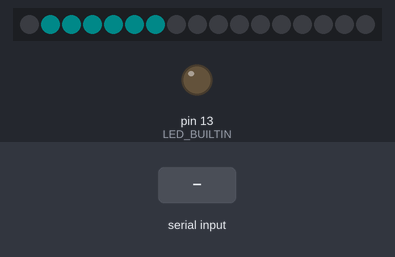
Simulated run of this sketch. Board: Arduino Uno, built with avr-gcc and run on an emulated ATmega328P. On the bench: 17 RGB LEDs in strip order, left to right, output pins drawn as LEDs (lit = HIGH). The test bench sets the inputs (shaded band). Dim RGB values are drawn brighter than linear.

Above: at 1.2 s.
1.3 s: "<1>" received over Serial
At 4.2 s:
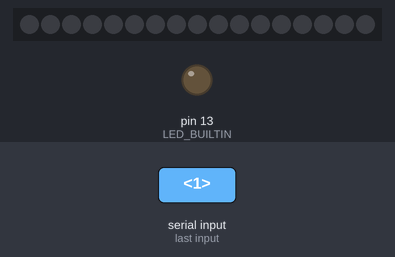
4.3 s: "<2>" received over Serial
At 7.2 s:
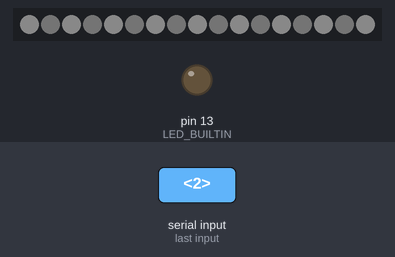
7.3 s: "<3>" received over Serial
At 10.2 s:
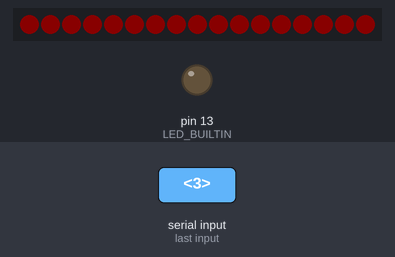
10.3 s: "<5>" received over Serial
At 13.2 s:
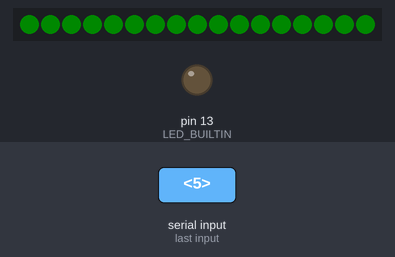
13.3 s: "<90,45,200>" received over Serial
14.8 s: "<0>" received over Serial
At 15.9 s:
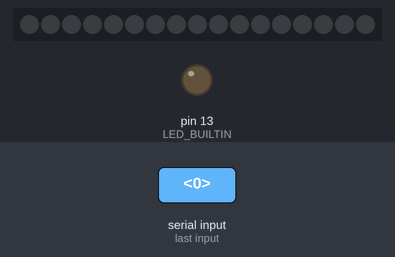
Timing chart, 0 to 17.3 s (numbered marks = the images above; inputs shaded):
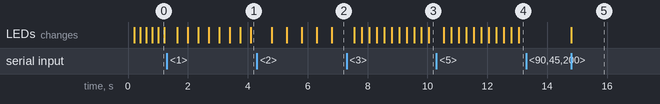

Measured:
- after the input at 1.3 s, the LEDs: first change after 0.35 s (image 1 shows a later state)
- after the input at 4.3 s, the LEDs: change after 0.50 s (image 2)
- after the input at 7.3 s, the LEDs: change after 0.25 s (image 3)
- after the input at 10.3 s, the LEDs: change after 0.25 s (image 4)
- after the input at 13.3 s, every drawn part: stays the same
- after the input at 14.8 s, the LEDs: change at once (image 5)

The sketch:

arduinoRpmFlagsBar.ino
```cpp
// Serial Message Passing based on code from Example 5 here: https://forum.arduino.cc/index.php?topic=396450

// Message Formats
// <0> - INACTIVE                   - Turn off LEDs
// <1> - DISPLAY_PIT_LIMTIER        - Toggle Cyan LEDs off and on at PIT_LIMITER_MS
// <2> - DISPLAY_CHECKERED_FLAG     - Toggle White/Gray LEDs off and on at CHECKERED_FLAG_MS
// <3> - DISPLAY_RED_FLAG           - Toggle RED LEDs off and on at RED_FLAG_MS
// <4> - DISPLAY_YELLOW_FLAG        - Toggle Yellow LEDs off and on at YELLOW_FLAG_MS
// <5> - DISPLAY_GREEN_FLAG         - Toggle Green LEDs off and on at GREEN_FLAG_MS
// <6> - DISPLAY_BLUE_FLAG          - Toggle Blue LEDs off and on at BLUE_FLAG_MS
// <7> - DISPLAY_WHITE_FLAG         - Toggle White LEDs off and on at WHITE_FLAG_MS
// <8,rpmBarPercent> - DISPLAY_RPM  - Display a bar of LEDS from left to right, in GREEN, YELLOW, RED, with rpmBarPercent being the percentage of the width of the bar to be displayed. Range interger from 0 to 100. 0% doesn't correspond to 0 rpm, but rather the minium rpm for a LED to be turned on.

// Neopixel Library
#include <Adafruit_NeoPixel.h>

// Neopixel Settings
#define NEO_PIN 3           // The pwn signal pin the neopixels are connected to
#define LED_COUNT 17        // The number of LEDs in the strip
#define LED_BRIGHTNESS 10  // 0 to 255

// Create instance of Adafruit_NeoPixel class
Adafruit_NeoPixel leds = Adafruit_NeoPixel(LED_COUNT, NEO_PIN, NEO_GRB + NEO_KHZ800);

// Set LED Timing Parameters
const unsigned int PIT_LIMITER_MS = 350;      // The time for one half cycle of the pit limiter. Full cycle = On, Off.
const unsigned int CHECKERED_FLAG_MS = 500;   // The time for one half cycle of flashing white/gray LEDs. Full cycle = On, Off.
const unsigned int RED_FLAG_MS = 250;         // The time for one half cycle of flashing red LEDs. Full cycle = On, Off.
const unsigned int YELLOW_FLAG_MS = 250;      // The time for one half cycle of flashing yellow LEDs. Full cycle = On, Off.
const unsigned int GREEN_FLAG_MS = 250;       // The time for one half cycle of flashing green LEDs. Full cycle = On, Off.
const unsigned int BLUE_FLAG_MS = 250;       // The time for one half cycle of flashing blue LEDs. Full cycle = On, Off.
const unsigned int WHITE_FLAG_MS = 250;       // The time for one half cycle of flashing white LEDs. Full cycle = On, Off.

// Set message variables
const byte numChars = 64;
char receivedChars[numChars];
char tempChars[numChars];       // Use while parsing array
bool firstDataReceived = false; // True once any data has been received
int integerFromPC = 0;          // Holds the message format number
int rpmPer = 0;                 // RPM Percentage
unsigned int commaCount = 0;
char delimCharS = ',';         // Must be single quotes, not double, this isn't python.
const char* delimCharD = ",";

// True for a complete message
boolean newData = false;

// Loading bar timers
unsigned long nextUpdate = 0;               // Time of the next update to the loading bar
unsigned long loadingUpdateDuration = 200;  // ms, time between updating the loading bar
unsigned int currLoadingPos = 0;            // Position of the last on pixel for the loading bar

// Flag Timer Variables
unsigned long flagCycleEnd = 0; // End of the current cycle (either On cycle or off cycle)
int timedFlagId = 0;  // ID of the flag action
unsigned int currentFlagMS = 0; // The cycle timer difference for the current flag
boolean currentFlagState = false; // Whether the cycle is on or off

// Flag Colours
uint32_t loadingBarColor = leds.Color(0, 255, 255);
uint32_t currColor = leds.Color(0, 0, 0);
uint32_t magentaColor = leds.Color(255, 0, 255);
uint32_t redColor = leds.Color(255, 0, 0);
uint32_t greenColor = leds.Color(0, 255, 0);
uint32_t yellowColor = leds.Color(255, 255, 0);
uint32_t blueColor = leds.Color(0, 0, 255);
uint32_t whiteColor = leds.Color(255, 255, 255);
uint32_t orangeColor = leds.Color(255, 127, 0);
uint32_t checkeredColor1 = leds.Color(255, 255, 255);
uint32_t checkeredColor2 = leds.Color(40, 40, 40);
uint32_t rpmColors[LED_COUNT];
uint32_t rpmColor1 = greenColor;
uint32_t rpmColor2 = orangeColor;
uint32_t rpmColor3 = redColor;


void setup() {
  // Begin serial communication
  Serial.begin(250000);

  // Start the LED Strip
  leds.begin();
  leds.setBrightness(LED_BRIGHTNESS);
  clearLEDs();    // Set all LEDs off to begin with
  leds.show();

  // Setup pin 13
  pinMode(LED_BUILTIN, OUTPUT);

  // Generate RPM Colors
  generateRpmColors();
}

void loop() {
  // Try and receive serial data and handle input
  recvDataWithMarkers();
  // Parse a fully received message
  if (newData == true) {
    strcpy(tempChars, receivedChars); // Copy to avoid losing parsed message
    // Parse the data
    parseData();
    // Reset message flag
    newData = false;
  }

  // Display loading bar if waiting for first data from serial connection
  if (!firstDataReceived) {
    displayLoadingBar();
  }

  // Check current flag states
  checkFlagState(timedFlagId);
}


void recvDataWithMarkers() {
  static boolean recvInProgress = false;
  static byte ndx = 0;  // Current in char index
  char startMarker = '<';
  char endMarker = '>';
  char rc;              // Received char

  while (Serial.available() > 0 && newData == false) {
    // Try and read data
    rc = Serial.read();

    // Start new message if receiving not already in progress
    if (recvInProgress == true) {
      if (rc != endMarker) {
        // Do not have the end of the message
        receivedChars[ndx] = rc;
        ndx++;
        // Write over last character if we overfill out message buffer
        if (ndx >= numChars) {
          ndx = numChars - 1;
        }
      } else {
        // Received end of message
        receivedChars[ndx] = '\0'; // Terminate the string
        recvInProgress = false;
        ndx = 0;
        newData = true;           // Received a complete message
        firstDataReceived = true;
      }
    } else if (rc == startMarker) {
      // Received start of message
      recvInProgress = true;
    }
  }
}


void parseData() {
  // Find the number of commas in the array
  commaCount = 0;
  for(unsigned int i=0; i < numChars; i++) {
    if (tempChars[i] == delimCharS) {
      commaCount++;
    }
  }
  // Split the received string by commas
  if (commaCount > 0) {
    char * strtokIndx;                           // used by strtok() as an index
    strtokIndx = strtok(tempChars, delimCharD);  // Gets the first part of the string
    integerFromPC = atoi(strtokIndx);            // Save the message format id
    // Save the second argument
    strtokIndx = strtok(NULL, delimCharD);       // Continues where previous call left off
    if (integerFromPC == 8) {
      rpmPer = atoi(strtokIndx);
      displayRpm(rpmPer);
    }
  } else {
    // Single command integer
    integerFromPC = atoi(tempChars);
    handleFlags(integerFromPC);
  }

}

void handleFlags(int flagInt) {
  switch(flagInt) {
    case 0: {
      //Serial.println("INACTIVE");
      // Turn off LEDs
      digitalWrite(LED_BUILTIN, LOW);
      clearLEDs();
      break;
    }
    case 1: {
      startNewFlag(flagInt, PIT_LIMITER_MS);
      //Serial.println("PIT_LIMITER");
      currColor = magentaColor;
      break;
    }
    case 2: {
      //Serial.println("CHECKERED_FLAG");
      startNewFlag(flagInt, CHECKERED_FLAG_MS);
      break;
    }
    case 3: {
      //Serial.println("RED_FLAG");
      startNewFlag(flagInt, RED_FLAG_MS);
      currColor = redColor;
      break;
    }
    case 4: {
      //Serial.println("YELLOW_FLAG");
      startNewFlag(flagInt, YELLOW_FLAG_MS);
      currColor = yellowColor;
      break;
    }
    case 5: {
      //Serial.println("GREEN_FLAG");
      startNewFlag(flagInt, GREEN_FLAG_MS);
      currColor = greenColor;
      break;
    }
    case 6: {
      //Serial.println("BLUE_FLAG");
      startNewFlag(flagInt, BLUE_FLAG_MS);
      currColor = blueColor;
      break;
    }
    case 7: {
      //Serial.println("WHITE_FLAG");
      startNewFlag(flagInt, WHITE_FLAG_MS);
      currColor = whiteColor;
      break;
    }
    default: {}
  }
}

void startNewFlag(unsigned int flagId, unsigned int flagMS) {
  // Set start of current flag
  timedFlagId = flagId;
  currentFlagMS = flagMS;
  flagCycleEnd = millis() + flagMS;
  currentFlagState = false; // Let checkFlagState start the first flag
  // Set LEDs On
  checkFlagState(timedFlagId);
}

void checkFlagState(unsigned int currentFlag) {
  // Check we are still on the current flag
  if (currentFlag !=0 && currentFlag !=8) {
    if (currentFlag == integerFromPC) {
      if (millis() > flagCycleEnd) {
        // Toggle current cycle
        currentFlagState = !currentFlagState;
        // Update timers
        flagCycleEnd = flagCycleEnd + currentFlagMS;
        // Update LED State
        if (currentFlag == 2) {
          // Checkered Flag
          displayCheckered(currentFlagState);
        } else {
          if (currentFlagState) {
            //digitalWrite(LED_BUILTIN, HIGH);
            displayAllOneColor(currColor);
          } else {
            //digitalWrite(LED_BUILTIN, LOW);
            clearLEDs();
          }
        }
      }
    }
  }
}

void clearLEDs() {
  for(unsigned int i=0; i<LED_COUNT; i++) {
    leds.setPixelColor(i, 0);
  }
  leds.show();
}

void generateRpmColors() {
  // Find middle pixel
  float middlePixel = (float)LED_COUNT / 2.0; // Less than this (for both even and odd LED_COUNT) determines which color scale to use
  // Set rgb references
  // Color 1
  uint8_t r1 = rpmColor1 >> 16;
  uint8_t g1 = rpmColor1 >> 8;
  uint8_t b1 = rpmColor1;
  // Color 2
  uint8_t r2 = rpmColor2 >> 16;
  uint8_t g2 = rpmColor2 >> 8;
  uint8_t b2 = rpmColor2;
  // Color 3
  uint8_t r3 = rpmColor3 >> 16;
  uint8_t g3 = rpmColor3 >> 8;
  uint8_t b3 = rpmColor3;

  // Calculate lengths of each section
  float lenn = middlePixel; // (middlePixel - 0)
  // Calculate gradients and intercept
  // Section 1
  float m1R = (r2 - r1) / lenn;
  float m1G = (g2 - g1) / lenn;
  float m1B = (b2 - b1) / lenn;
  float c1R = r1;
  float c1G = g1;
  float c1B = b1;
  // Section 2
  float m2R = (r3 - r2) / lenn;
  float m2G = (g3 - g2) / lenn;
  float m2B = (b3 - b2) / lenn;
  float c2R = r2 - (m2R*lenn);
  float c2G = g2 - (m2G*lenn);
  float c2B = b2 - (m2B*lenn);

  for(unsigned int i=0; i < LED_COUNT; i++) {
    if (i < middlePixel) {
      // Calculate RGB for this point on the strip
      uint8_t newRed = (m1R*i) + c1R;
      uint8_t newGreen = (m1G*i) + c1G;
      uint8_t newBlue = (m1B*i) + c1B;
      // Store color
      rpmColors[i] = leds.Color(newRed, newGreen, newBlue);
    } else {
      // Calculate RGB for this point on the strip
      uint8_t newRed = (m2R*i) + c2R;
      uint8_t newGreen = (m2G*i) + c2G;
      uint8_t newBlue = (m2B*i) + c2B;
      // Store color
      rpmColors[i] = leds.Color(newRed, newGreen, newBlue);
    }
  }
}

void displayLoadingBar() {
  if (millis() > nextUpdate) {
    // Set the next update
    nextUpdate = millis() + loadingUpdateDuration;
    // Increment position
    currLoadingPos += 1;
    if (currLoadingPos > LED_COUNT - 1) {
      currLoadingPos = 0;
      for(unsigned int i=0; i < LED_COUNT; i++) {
        leds.setPixelColor(i, 0);
      }
    }
    // Set pixels
    leds.setPixelColor(currLoadingPos, loadingBarColor);

    leds.show();
  }
}

void displayAllOneColor(uint32_t color2Show) {
  for(unsigned int i=0; i<LED_COUNT; i++) {
    leds.setPixelColor(i, color2Show);
  }
  leds.show();
}

void displayRpm(unsigned int currRpmPer) {
  //Serial.print("RPM-Percentage: ");
  //Serial.println(currRpmPer);
  //digitalWrite(LED_BUILTIN, HIGH);
  // Determine which LEDs should be shown
  unsigned int lastLedOn = round(currRpmPer * LED_COUNT / 100.0);

  // Update led colors
  for(unsigned int i=0; i < lastLedOn + 1; i++) {
    leds.setPixelColor(i, rpmColors[i]);
  }
  for(unsigned int i=lastLedOn; i < LED_COUNT; i++) {
    leds.setPixelColor(i, 0);
  }
  leds.show();
}

void displayCheckered(bool cycleOne) {
  if (cycleOne) {
    // Every even value is white
    for(unsigned int i=0; i < LED_COUNT; i+=2) {
      leds.setPixelColor(i, checkeredColor1);
    }
    for (unsigned int i=1; i < LED_COUNT; i+=2) {
      leds.setPixelColor(i, checkeredColor2);
    }
  } else {
    // Every odd value is white
    for(unsigned int i=0; i < LED_COUNT; i+=2) {
      leds.setPixelColor(i, checkeredColor2);
    }
    for (unsigned int i=1; i < LED_COUNT; i+=2) {
      leds.setPixelColor(i, checkeredColor1);
    }
  }
  leds.show();
}
```
